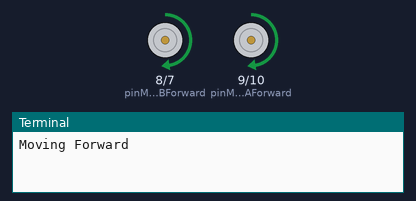
Recording of a program running on a simulated Raspberry Pi (BCM pin numbers). On the bench: motor-driver pin pairs drawn as motors (green arrow = first pin HIGH = forward, orange = second pin HIGH = backward, longer = more drive), the last lines printed to the terminal. At 3.5 s the program stops and its outputs stay as they are.

Above: at 0.1 s.
At 1.1 s:
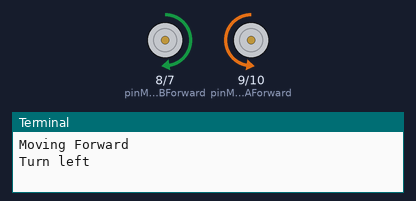
At 2.6 s:
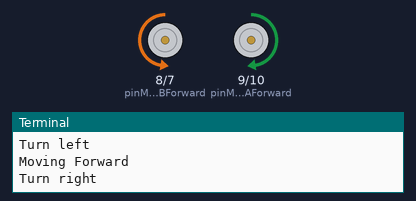
At 3.6 s:
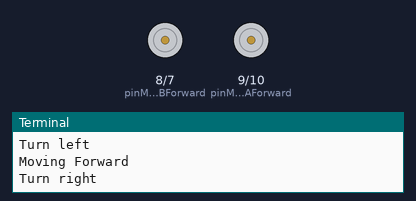
Timing chart, 0 to 5.0 s (numbered marks = the images above):
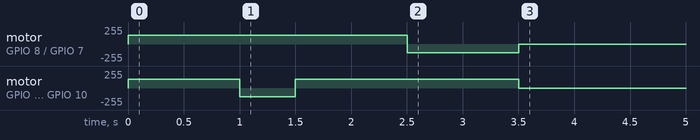

The program:

pwm_motors.py
```python
#controlling motors with PWM
import RPi.GPIO as GPIO
import time

#set GPIO modes
GPIO.setmode(GPIO.BCM)
GPIO.setwarnings(False)


# set variables for GPIO motor Pins
pinMotorAForward = 9
pinMotorABackward = 10
pinMotorBForward = 8
pinMotorBBackward = 7


# PWM parameters
Frequency = 20
Stop = 0


# Set the GPIO Pin Mode
GPIO.setup(pinMotorAForward, GPIO.OUT)
GPIO.setup(pinMotorABackward, GPIO.OUT)
GPIO.setup(pinMotorBForward, GPIO.OUT)
GPIO.setup(pinMotorBBackward, GPIO.OUT)

# Set the GPIO to Software PWM at 'Frequency' Hertz
pwmMotorAForward = GPIO.PWM(pinMotorAForward, Frequency)
pwmMotorABackward = GPIO.PWM(pinMotorABackward, Frequency)
pwmMotorBForward = GPIO.PWM(pinMotorBForward, Frequency)
pwmMotorBBackward = GPIO.PWM(pinMotorBBackward, Frequency)

# set the duty cycle for software PWM - initially to 0

def start_pwm():
	pwmMotorAForward.start(Stop)
	pwmMotorABackward.start(Stop)
	pwmMotorBForward.start(Stop)
	pwmMotorBBackward.start(Stop)

def stopmotors():
    pwmMotorAForward.ChangeDutyCycle(Stop)
    pwmMotorABackward.ChangeDutyCycle(Stop)
    pwmMotorBForward.ChangeDutyCycle(Stop)
    pwmMotorBBackward.ChangeDutyCycle(Stop)

def forward(DutyCycle=70):
	print('Moving Forward')
	pwmMotorAForward.ChangeDutyCycle(DutyCycle)
	pwmMotorABackward.ChangeDutyCycle(Stop)
	pwmMotorBForward.ChangeDutyCycle(DutyCycle)
	pwmMotorBBackward.ChangeDutyCycle(Stop)

def backward(DutyCycle=70):
	print('Moving Backward')
	pwmMotorAForward.ChangeDutyCycle(Stop)
	pwmMotorABackward.ChangeDutyCycle(DutyCycle)
	pwmMotorBForward.ChangeDutyCycle(Stop)
	pwmMotorBBackward.ChangeDutyCycle(DutyCycle)

def turnleft(DutyCycle=70):
	print('Turn left')
	pwmMotorAForward.ChangeDutyCycle(Stop)
	pwmMotorABackward.ChangeDutyCycle(DutyCycle)
	pwmMotorBForward.ChangeDutyCycle(DutyCycle)
	pwmMotorBBackward.ChangeDutyCycle(Stop)


def turnright(DutyCycle=70):
	print('Turn right')
	pwmMotorAForward.ChangeDutyCycle(DutyCycle)
	pwmMotorABackward.ChangeDutyCycle(Stop)
	pwmMotorBForward.ChangeDutyCycle(Stop)
	pwmMotorBBackward.ChangeDutyCycle(DutyCycle)


def stop_pwm():
	# stop pwm motors
	pwmMotorAForward.stop()
	pwmMotorABackward.stop()
	pwmMotorBForward.stop()
	pwmMotorBBackward.stop()


def delete_pwm():
	global pwmMotorABackward, pwmMotorAForward
	global pwmMotorBBackward, pwmMotorBForward
	# Delete PWM objects
	del pwmMotorAForward
	del pwmMotorABackward
	del pwmMotorBForward
	del pwmMotorBBackward


######
if __name__ == '__main__':

	duty_cycle=50
	# start pwm
	start_pwm()

	forward(duty_cycle)
	time.sleep(1)

	turnleft(duty_cycle)
	time.sleep(0.5)

	forward(duty_cycle)
	time.sleep(1)

	turnright(duty_cycle)
	time.sleep(1)

	stopmotors()

	# stop pwm
	stop_pwm()
	delete_pwm()
	GPIO.cleanup()
```

Measured:
- by itself, motor on GPIO 8 (pinMotorBForward) / GPIO 7 (pinMotorBBackward): stopped → forward 128/255 at 0.00 s, → backward 128/255 2.5 s later, → stopped 1.0 s later
- by itself, motor on GPIO 9 (pinMotorAForward) / GPIO 10 (pinMotorABackward): stopped → forward 128/255 at 0.00 s, → backward 128/255 1.0 s later, → forward 128/255 0.50 s later, → stopped 2.0 s later
